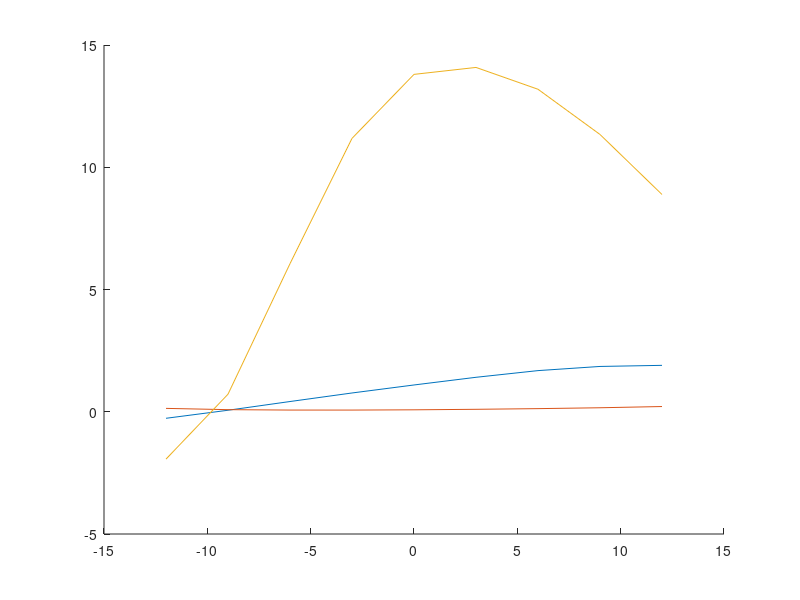

This figure's MATLAB source:
Aero.Sref=1.124;
Aero.Lref=0.3114;
Aero.Jx=8.07546425;
Aero.Jy=4.17029;
Aero.Jz=4.010776893;
Aero.Tmax=27*9.8*0.5;
HD=180/pi;

Aero.CL=[
-0.267343954
0.061540544
0.418331041
0.767869272
1.095366185
1.409441063
1.682768829
1.853098264
1.897922071];

Aero.CL_alpha=[
-12
-9
-6
-3
0
3
6
9
12];
%%%%%%%%%%%%%%%%%%%%%%%%%%%%%%%%%%%%%%%%%
Aero.CD=[ 
0.137993812
0.085744484
0.069073127
0.068676435
0.079381248
0.100082439
0.127579621
0.163397582
0.213587951];

Aero.CD_alpha=[   
-12
-9
-6
-3
0
3
6
9
12];

Aero.CC=[ 
    0
0.018122654
0.036541923
0.050539414];

Aero.CC_beta=[
    0
    3
    6
    9];
Aero.CC_dr=0.029836112/15;
hold on
plot(Aero.CL_alpha,Aero.CL)
plot(Aero.CD_alpha,Aero.CD)
plot(Aero.CD_alpha,Aero.CL./Aero.CD)

%%%%%%%%%%%%%%%%%%%%%%%%%%%%%%%%%%%%%%%%%%%%%%%%%%
Cm_data=[
0.002840649
0.37174347
-0.12763049
-0.131496034
0.115457595
0.003167031
0.32258799
-0.15283995
-0.107785028
0.065130043
0.00249016
0.27574277
-0.13954774
-0.078721826
0.059963364
0.001889435
0.22380212
-0.115666
-0.047363078
0.062662477
0.001186697
0.17396559
-0.090838168
-0.016074557
0.068239562
0.000494569
0.1036226
-0.067919388
0.014645537
0.050843318
-0.000262666
0.023816853
-0.045944899
0.044563239
0.022172527
-0.000963774
-0.064354702
-0.028005074
0.074650331
-0.018673219
-0.001388939
-0.16231179
-0.021700888
0.101139157
-0.08426246]; 

Aero.Cm_alpha=[    
-12
-9
-6
-3
0
3
6
9
12];
% %
% F-机身
% H-平尾
% L-机翼
% V-立尾
Cm_data_all=reshape(Cm_data,5,[])';
Aero.Cm_V=Cm_data_all(:,1);
Aero.Cm_H=Cm_data_all(:,2);
Aero.Cm_L=Cm_data_all(:,3);
Aero.Cm_F=Cm_data_all(:,4);
Aero.Cm_sum=Cm_data_all(:,5);
% hold on
% plot(Aero.Cm_alpha,Aero.Cm_V);
% plot(Aero.Cm_alpha,Aero.Cm_H);
% plot(Aero.Cm_alpha,Aero.Cm_L);
% plot(Aero.Cm_alpha,Aero.Cm_F);
% plot(Aero.Cm_alpha,Aero.Cm_sum);
% legend('V','H','L','F','sum')


Cm_data_elevator=[
-0.10514733	-0.10499458	-0.10605265	-0.105726028	-0.10810534	-0.1076928
-0.13760585	-0.033901441	0.073374812	0.17396559	0.27718708	0.37578667]';
Cm_H_elevator=Cm_data_elevator(:,2);
Cm_sum_del_H =Cm_data_elevator(:,1);
Aero.Cm_elevator=[-15 -10 -5 0 5 10];
Aero.Cm_H_de=Cm_H_elevator-Cm_H_elevator(4);
% plot(Aero.Cm_elevator,Aero.Cm_H_de)
% legend('Cm_H_elevator')

%%%%%%%%%%%%%%%%%%%%%%%%%%%%%%%%%%%%%%%%%%%%%%%%%%%%
Aero.beta=[0;3;6;9];
Aero.Cl_beta=[
    0
    -0.047535999
    -0.10153719
    -0.14804008
    ];
Aero.Cm_beta=[
    0
    0.052917889
    0.052163516
    0.034450043
    ];
Aero.Cn_beta=[
    0
    0.034639977
    0.075946103
    0.10263015 
    ];
%%%%%%%%%%%%%%%%%%%%%%%%%%%%%%%%%%%%%%%%%%%%%%%%%%%%%%%
Aero.Cn_dr=0.06623314/15;% rudder =[0 30]
Aero.Cn_da=-0.065367069/15;
Aero.Cl_da= 1.035848963/15;
%%%%%%%%%%%%%%%%%%%%%%%%%%%%%%%%%%%%%%%%%%%%%%%%%%%%%%%%%%%%%%%%%%%%
RPM_N_Nm_20_15_20m_s=[
3009	5	0.39
3308	10	0.68
3599	15	0.94
3866	20	1.18
4124	25	1.41
4371	30	1.63
4588	35	1.84
4818	40	2.04
5040	45	2.24
5250	50	2.43
5455	55	2.62
5653	60	2.81];
Rotor_2015.w=RPM_N_Nm_20_15_20m_s(:,1)*2*pi/60;
Rotor_2015.F=RPM_N_Nm_20_15_20m_s(:,2);
Rotor_2015.M=RPM_N_Nm_20_15_20m_s(:,3);

RPM_N_Nm_26_8_0m_s=[
575	0.13	0.05
876	0.33	0.11
999	0.44	0.15
1108	0.55	0.18
1298	0.77	0.25
1461	1	0.32
1468	1.02	0.33
1611	1.23	0.39
1740	1.44	0.46
1861	1.64	0.52
1970	1.85	0.58
2072	2.04	0.64
2191	2.33	0.73
2280	2.53	0.79
2331	2.62	0.82
2495	3.02	0.94
2648	3.44	1.08
2776	3.71	1.16
2796	3.78	1.18
2929	4.19	1.32
3059	4.61	1.44
3134	4.82	1.51
3136	4.79	1.5
3138	4.83	1.5
3248	5.2	1.6
3658	6.71	2.06
4070	8.46	2.6
4460	10.09	3.14
4826	12.12	3.77
5132	13.75	4.32
5464	15.88	5.01];
Rotor_2608.w=RPM_N_Nm_26_8_0m_s(:,1)*2*pi/60;
Rotor_2608.F=RPM_N_Nm_26_8_0m_s(:,2);
Rotor_2608.M=RPM_N_Nm_26_8_0m_s(:,3);

Thr_RPM_N_Nm_26_8_0m_s_f=[
35.9 	2607 	3119 	1.178 
37.9 	2802 	3647 	1.361 
41.1 	2998 	4167 	1.565 
44.9 	3201 	4780 	1.785 
48.7 	3399 	5406 	2.006 
53.5 	3602 	6072 	2.269]; 

Rotor_2608_f.Thr=Thr_RPM_N_Nm_26_8_0m_s_f(:,1)/100;
Rotor_2608_f.w  =Thr_RPM_N_Nm_26_8_0m_s_f(:,2)*2*pi/60;
Rotor_2608_f.F  =Thr_RPM_N_Nm_26_8_0m_s_f(:,3)*9.8/1000;
Rotor_2608_f.M  =Thr_RPM_N_Nm_26_8_0m_s_f(:,4);
Rotor_2608_f.rho= 1.225*288.15*103730/(273.15+14.9)/101325;
Rotor_2608_f.radius=26*0.01*2.54/2;
Rotor_2608_f.area=Rotor_2608_f.radius^2*pi;
Rotor_2608_f.Ctf=Rotor_2608_f.F./(Rotor_2608_f.w.^2*Rotor_2608_f.rho*Rotor_2608_f.area*Rotor_2608_f.radius^2);
Rotor_2608_f.Ct=mean(Rotor_2608_f.Ctf);
Rotor_2608_f.Cqf=Rotor_2608_f.M./(Rotor_2608_f.w.^2*Rotor_2608_f.rho*Rotor_2608_f.area*Rotor_2608_f.radius^3);
Rotor_2608_f.Cq=mean(Rotor_2608_f.Cqf);

%%%%%%%%%%%%%%%%%%%%%%%%%%%%%%%%%%%%%%%%%%%%%%%%%%%%%%%%%%%%%%%%%%%%%%%%%%%%%%%%%%%%
Vehicle.Motor.commandToWGain=5464;
Vehicle.Rotor.lock           =7.976243528;
Vehicle.Rotor.thetaTip       =13.48/HD;
Vehicle.Rotor.radius         =Rotor_2608_f.radius;
Vehicle.Rotor.area           =Rotor_2608_f.area;
Vehicle.Rotor.Ct             =0.010389717;
Vehicle.Rotor.Cq             =Rotor_2608_f.Cq ;
Vehicle.Airframe.xy          =0.5;
Vehicle.Airframe.h           =0 ;